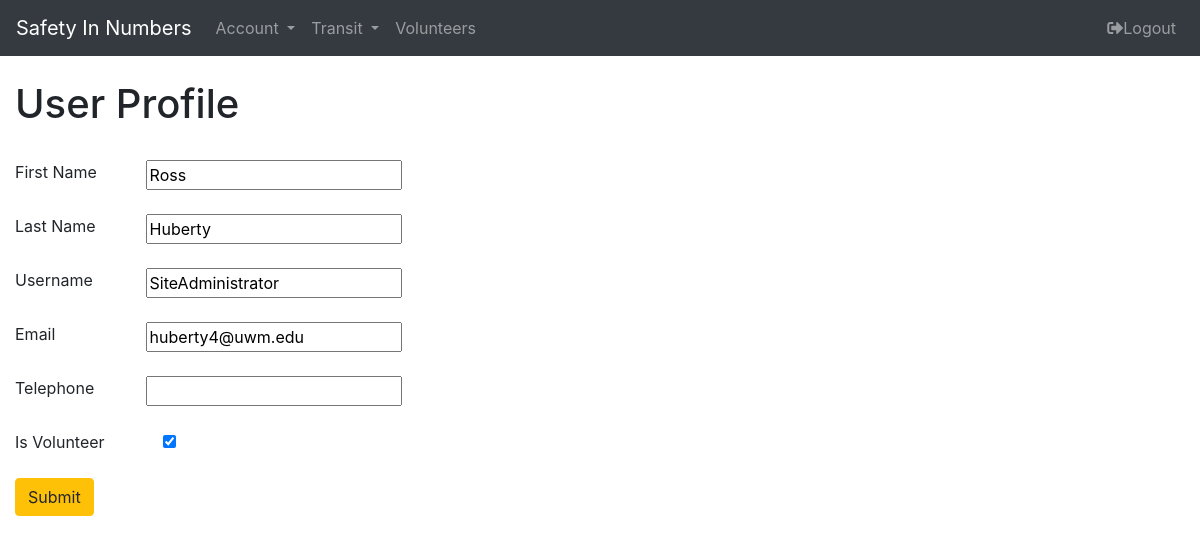
Page /accounts/profile/ (signed in) on the committed database.
### safety_in_numbers/models.py (models this page shows)
class SafetyInUser(AbstractUser):
    is_volunteer = models.BooleanField(default=False)
    telephone = models.CharField(max_length=15, blank=True, null=True)
    AbstractUser._meta.get_field('email').blank = False

### safety_in_numbers/views.py (the view, shortened to what this page needs)
# urls.py: url('^accounts/profile/', Profile.as_view(), name='Profile'),
@method_decorator(login_required, name='dispatch')
class Profile(UpdateView):
    template_name = 'accounts/profile.html'
    form_class = SafetyInUserForm
    success_url = reverse_lazy('My_Transits')
    def get_object(self, queryset=None):
        return get_object_or_404(SafetyInUser, id=self.request.user.id)
    def get_context_data(self, **kwargs):
        context = super(Profile, self).get_context_data(**kwargs)
        context['form'] = self.form_class(instance=self.request.user,
                                          initial={'first_name': self.request.user.first_name,
                                                   'last_name': self.request.user.last_name,
                                                   'username': self.request.user.username,
                                                   'email': self.request.user.email,
                                                   'telephone': self.request.user.telephone,
                                                   'is_volunteer': self.request.user.is_volunteer})
        return context
    def get(self, request, *args, **kwargs):
        super(Profile, self).get(request, *args, **kwargs)
        form = self.form_class
        return self.render_to_response(self.get_context_data(
            object=self.request.user.id, form=form))

### safety_in_numbers/forms.py
class SafetyInUserForm(forms.ModelForm):
    first_name = forms.CharField(label='First Name ', max_length=30, required=False)
    last_name = forms.CharField(label='Last Name ', max_length=150, required=False)
    username = forms.CharField(label='Username ', max_length=150)
    email = forms.EmailField(label='Email ', max_length=90)
    telephone = forms.CharField(label='Telephone ', max_length=15, required=False)
    is_volunteer = forms.BooleanField(label='Is Volunteer ', required=False)
    class Meta:
        model = SafetyInUser
        fields = ['first_name', 'last_name', 'username', 'email', 'telephone', 'is_volunteer']

### templates/accounts/profile.html (shortened to what this page needs)
{% extends 'base.html' %}
{% block content %}
    <br/>
    <h1>User Profile</h1>
    <br/>
    <form method="POST">
        {% for f in form %}
            <div class="form-row">
                <div class="col">
                    {{ f.label }}
                </div>
                <div class="col">
                    {{ f }}
                </div>
                <div class="col">
                </div>
                <div class="col">
                </div>
                <div class="col">
                </div>
                <div class="col">
                </div>
                <div class="col">
                </div>
                <div class="col">
                </div>
            </div>
            <br/>
        {% endfor %}
        <button class="btn btn-warning" type="submit">Submit</button>
    </form>
{% endblock content %}

### rows in the picture
SafetyInUser: form "Ross" "Huberty" "SiteAdministrator" "huberty4@uwm.edu" "☑"

### other values in the picture
{{ f.label }} "First Name" "Last Name" "Username" "Email" "Telephone" "Is Volunteer"
